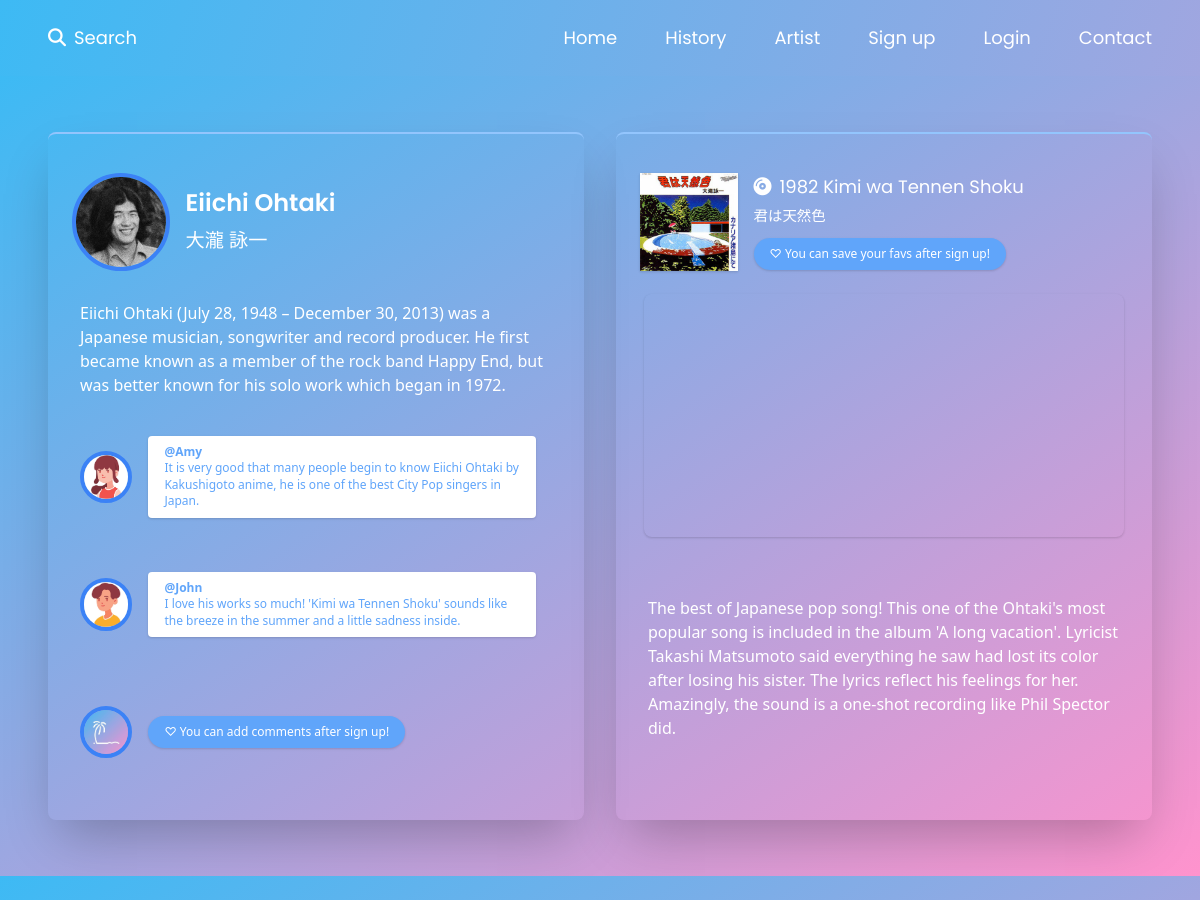
The page /artist (upper part) on the database as committed earlier.
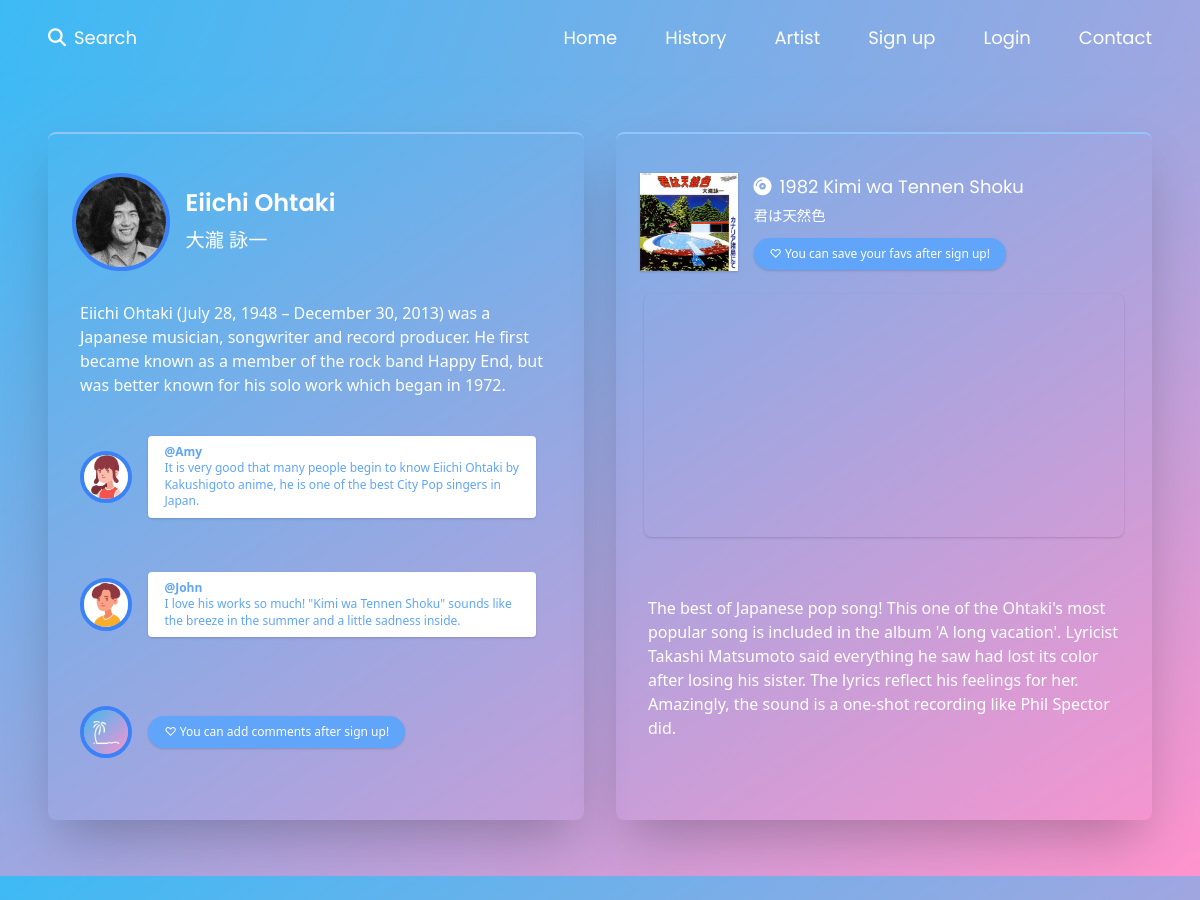
The same page on the database as committed later.
### flaskr/models.py (models this page shows, shortened)
class Comment(db.Model):
    __tablename__ = 'comments'
    id = db.Column(db.Integer, primary_key=True)
    from_user_id = db.Column(
        db.Integer, db.ForeignKey('users.id'), index=True
    )
    to_artist_id = db.Column(
        db.Integer, db.ForeignKey('artists.id'), index=True
    )
    comment = db.Column(db.Text)
    create_at = db.Column(db.DateTime, default=datetime.now)
    update_at = db.Column(db.DateTime, default=datetime.now)

### flaskr/artist/views.py (the view, shortened to what this page needs)
@artist_bp.route('', methods=['GET', 'POST'])
def artist():
    artists = Artist.query.all()
    comments = Comment.query.all()
    like_songs = LikeSong.query.all()
    users = User.query.all()
    user_id = current_user.get_id()
    user = User.select_user_by_id(user_id)
    form = LikeSongForm(request.form, prefix='form')
    form_c = CommentForm(request.form, prefix='form_c')
    return render_template('artist/artist.html', artists=artists, comments=comments, like_songs=like_songs, users=users, user=user, form=form, form_c=form_c)

### flaskr/models.py (called while the page is built)
    @classmethod
    def select_user_by_id(cls, id):
        return cls.query.get(id)

### flaskr/templates/artist/artist.html (shortened to what the changed rows need)
{% from "/_formhelpers.html" import render_field %}
{% extends "/base.html" %}
{% block content %}
{% for artist in artists %}
<div class="artists-style" id="{{ artist.name }}">
    <div class="artist-style">
        <div class="artist-h-20">
            <div class="artist-grid-col-5">
                <div class="artist-col-2 xl:p-2">
                    <img src="{{ url_for('static', filename=artist.artist_picture_path) }}" class="w-full icon-style border-4">
                </div>
                <div class="artist-col-3">
                    <div class="pl-4 2xl:pl-8">
                        <h3 class="font-semibold">
                            {{ artist.name }}
                        </h3>
                        <h3 class="mt-1">
                            <small>{{ artist.name_j }}</small>
                        </h3>
                    </div>
                </div>
            </div>
        </div>
        <div class="artist-h-20 px-2">
            <p class="text-xs sm:text-base md:text-lg lg:text-base">
                {{ artist.artist_info }}
            </p>
        </div>
        <div class="artist-h-40 px-2">
            <div class="h-full w-full overflow-scroll">
                <div class="h-1/2 sm:h-1/3 lg:h-1/2 xl:h-1/3">
                    {% set isCommented = {'isCommented':False} %}
                    {% for comment in comments %}
                        {% if artist.id == comment.to_artist_id %}
                        <div class="artist-col-9 overflow-scroll">
                            {% for user in users %}
                            {% if comment.from_user_id == user.id %}
                            <div class="artist-col-2 xl:p-1">
                                {% if user.picture_path %}
                                <img src="{{ url_for('static', filename=user.picture_path) }}" class="icon-style">
                                {% else %}
                                <img src="/static/image/logoa.jpg" class="icon-style">
                                {% endif %}
                            </div>
                            <div class="artist-col-7">
                                <div class="comment-style">
                                    <p class="font-semibold text-xs 2xl:text-sm">@{{ user.username}}</p>
                                    <p class="leading-snug text-xs">{{ comment.comment }}</p>
                                </div>
                            </div>
                            {% endif %}
                            {% endfor %}
                        </div>
                        {% endif %}
                    {% endfor %}
                </div>
            </div>
        </div>
        <div class="artist-h-20 px-2">
            <div class="artist-grid-col-9">
                {% if current_user.is_authenticated %}
                <div class="artist-col-2 p-0 xl:p-1">
                    {% if current_user.picture_path %}
                    <img src="{{ url_for('static', filename=current_user.picture_path) }}" class="icon-style">
                    {% else %}
                    <img src="/static/image/logoa.jpg" class="icon-style">
                    {% endif %}
                </div>
                <div class="artist-col-7">
                    <form method="POST" class="add-comment-form">
                        {{form_c.csrf_token}}
                        {{ form_c.to_artist_id(value=artist.id) }}
                        <p>
                            {{render_field(form_c.comment, rows="2", class="add-comment-style")}}
                        </p>
                        <p class="mt-1 sm:mt-2">
                            {{form_c.submit(class="btn-blue-small")}}
                        </p>
                    </form>
                </div>
                {% else %}
                <div class="artist-col-2 p-0 xl:p-1">
                    <img src="/static/image/logoa.jpg" class="icon-style">
                </div>
                <div class="artist-col-7 mx-2 sm:mx-4 2xl:mx-8">
                    <p>
                        <a href="{{ url_for('signup.signup') }}">
                            <button class="btn-blue text-xs xl:px-4">
                                ♡ You can add comments after sign up!
                            </button>
                        </a>
                    </p>
                </div>
                {% endif %}
            </div>
        </div>
    </div>
    <div class="artist-style mb-8 lg:mb-0">
        <div class="artist-h-20">
            <div class="artist-grid-col-5">
                <div class="artist-col-2 p-1 sm:p-0 xl:p-1">
                    <img src="{{ url_for('static', filename=artist.song_picture_path) }}" alt="" class="w-full shadow">
                </div>
                <div class="artist-col-3">
                    <div class="artist-pl">
                        <h5>
                            <i class="fas fa-compact-disc mr-1 sm:mr-2"></i>{{ artist.year }} {{ artist.title }}
                        </h5>
                        <h5>
                            <small>{{ artist.title_j }}</small>
                        </h5>
                        {% if current_user.is_authenticated %}
                        <form method="POST" class="mt-0 sm:mt-2">
                            {{ form.csrf_token }}
                            {{ form.from_user_id(value=current_user.id) }}
                            {{ form.to_artist_id(value=artist.id) }}
                            {% set isLiked = {'isLiked':False} %}
                            {% for like_song in like_songs %}
                                {% if like_song.from_user_id == current_user.id and like_song.to_artist_id == artist.id %}
                                <p>
                                    {{ form.submit(value="♥ Liked", class="btn-pink") }}
                                </p>
                                {% endif %}
                            {% endfor %}
                            {% if not isLiked.isLiked %}
                                <p>
                                    {{ form.submit(class="btn-transparent") }}
                                </p>
                            {% endif %}
                        </form>
                        {% else %}
                        <p class="mt-0 sm:mt-2">
                            <a href="{{ url_for('signup.signup') }}">
                                <button class="btn-blue text-xs xl:px-4">
                                    ♡ You can save your favs after sign up!
                                </button>
                            </a>
                        </p>
                        {% endif %}
                    </div>
                </div>
            </div>
        </div>
        <div class="youtube-style">
            <iframe class="youtube" src="{{ artist.youtube }}" frameborder="0" allow="accelerometer; autoplay; encrypted-media; gyroscope; picture-in-picture" allowfullscreen></iframe>
        </div>
        <div class="song-style">
            <p>{{ artist.song_info }}</p>
        </div>
    </div>
</div>
{% endfor %}
{% endblock %}

Rows that differ between the two databases and show on the page:
changed Comment: comment "I love his works so much! 'Kimi wa Tennen Shoku' sounds like the breeze in the summer and a little sadness inside." → "I love his works so much! \"Kimi wa Tennen Shoku\" sounds like the breeze in the summer and a little sadness inside."
